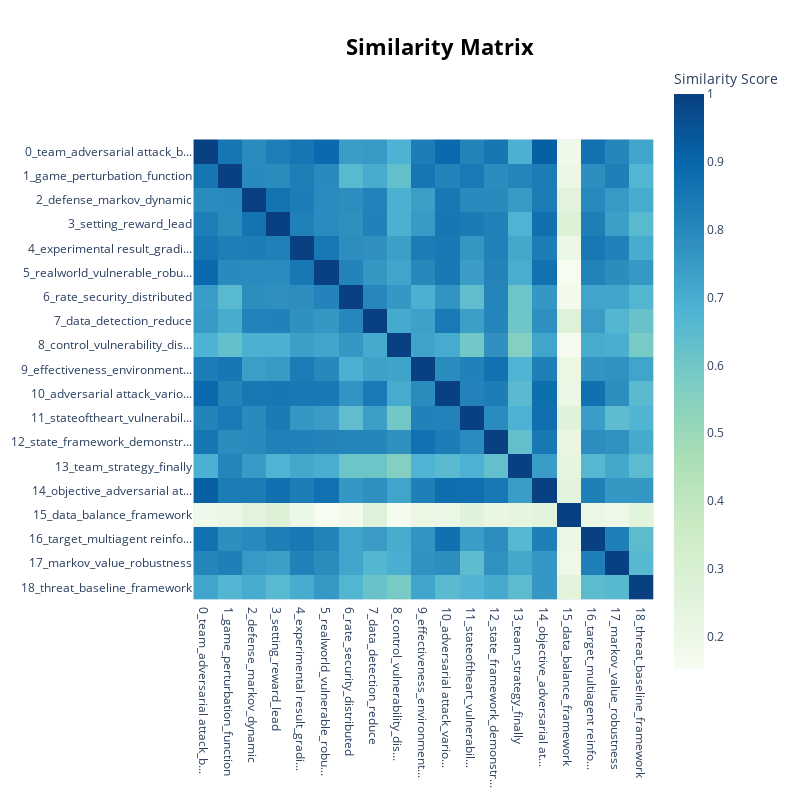

Write notebook code for a chart like this one.
### Code cell
topic_model.visualize_heatmap(custom_labels=False)

### Figure 1 — Plotly figure (JSON) as saved in the notebook; plotly's stock layout.template omitted (floating-point values rounded to 4 significant figures; data arrays with more than 128 entries replaced by an {"elided": "..."} marker saying what was removed)
{"data": [{"coloraxis": "coloraxis", "hovertemplate": "x: %{x}<br>y: %{y}<br>Similarity Score: %{z}<extra></extra>", "name": "0", "type": "heatmap", "x": ["0_team_adversarial attack_b...", "1_game_perturbation_function", "2_defense_markov_dynamic", "3_setting_reward_lead", "4_experimental result_gradi...", "5_realworld_vulnerable_robu...", "6_rate_security_distributed", "7_data_detection_reduce", "8_control_vulnerability_dis...", "9_effectiveness_environment...", "10_adversarial attack_vario...", "11_stateoftheart_vulnerabil...", "12_state_framework_demonstr...", "13_team_strategy_finally", "14_objective_adversarial at...", "15_data_balance_framework", "16_target_multiagent reinfo...", "17_markov_value_robustness", "18_threat_baseline_framework"], "xaxis": "x", "y": ["0_team_adversarial attack_b...", "1_game_perturbation_function", "2_defense_markov_dynamic", "3_setting_reward_lead", "4_experimental result_gradi...", "5_realworld_vulnerable_robu...", "6_rate_security_distributed", "7_data_detection_reduce", "8_control_vulnerability_dis...", "9_effectiveness_environment...", "10_adversarial attack_vario...", "11_stateoftheart_vulnerabil...", "12_state_framework_demonstr...", "13_team_strategy_finally", "14_objective_adversarial at...", "15_data_balance_framework", "16_target_multiagent reinfo...", "17_markov_value_robustness", "18_threat_baseline_framework"], "yaxis": "y", "z": {"elided": "19x19 float values"}}], "layout": {"coloraxis": {"colorbar": {"title": {"text": "Similarity Score"}}, "colorscale": [[0, "rgb(247,252,240)"], [0.125, "rgb(224,243,219)"], [0.25, "rgb(204,235,197)"], [0.375, "rgb(168,221,181)"], [0.5, "rgb(123,204,196)"], [0.625, "rgb(78,179,211)"], [0.75, "rgb(43,140,190)"], [0.875, "rgb(8,104,172)"], [1, "rgb(8,64,129)"]]}, "height": 800, "hoverlabel": {"bgcolor": "white", "font": {"family": "Rockwell", "size": 16}}, "legend": {"title": {"text": "Trend"}}, "margin": {"t": 60}, "showlegend": true, "title": {"font": {"color": "Black", "size": 22}, "text": "<b>Similarity Matrix</b>", "x": 0.55, "xanchor": "center", "y": 0.95, "yanchor": "top"}, "width": 800, "xaxis": {"anchor": "y", "constrain": "domain", "domain": [0, 1], "scaleanchor": "y"}, "yaxis": {"anchor": "x", "autorange": "reversed", "constrain": "domain", "domain": [0, 1]}}}
